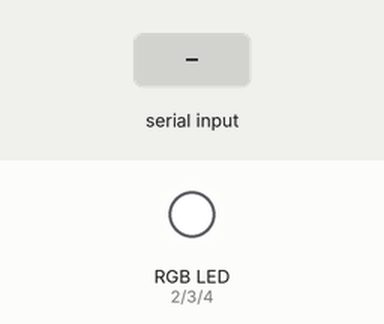
Bench run of a sketch on a simulated Arduino Uno, built with avr-gcc and run on an emulated ATmega328P. Shown: an RGB LED mixed from three pins (HIGH = lit). The test bench sets the inputs (shaded band). Dim RGB values are drawn brighter than linear.

Above: at 2.7 s.
2.8 s: "90,45,200\n" received over the second serial link
At 3.2 s:
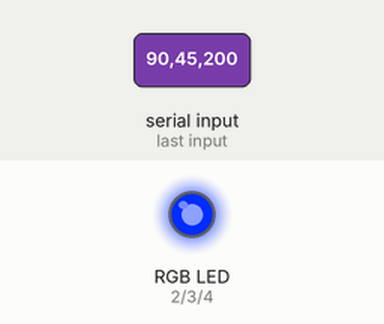
4.3 s: "30,150,10\n" received over the second serial link
At 5.5 s:
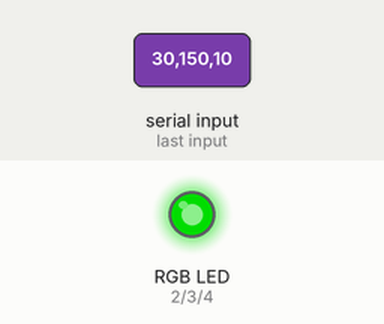
5.8 s: "1,90,45\n" received over the second serial link
At 6.7 s:
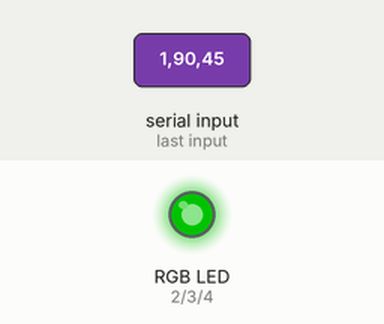
Timing chart, 0 to 8.8 s (numbered marks = the images above; inputs shaded):
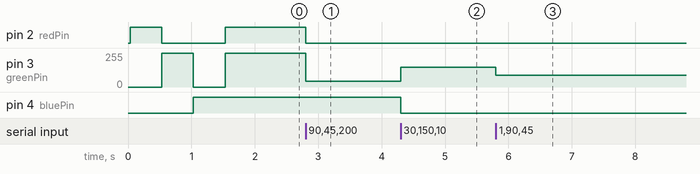

The sketch:

rgb_bluetooth_atinny_85.ino
```cpp
#include <SoftwareSerial.h>
SoftwareSerial BLU(0,1);
#define redPin 2
#define greenPin 3
#define bluePin 4
void setup()
{
  //Serial setup
  //Serial.begin(9600);
  //Serial.println("-= HC-05 Bluetooth RGB LED =-");
  BLU.begin(9600);
  BLU.println("-= HC-05 Bluetooth RGB LED =-");

  //pinMode(4, OUTPUT);
  pinMode(redPin, OUTPUT);
  pinMode(greenPin, OUTPUT);
  pinMode(bluePin, OUTPUT);
  //digitalWrite(4,HIGH);
  setColor(255, 0, 0);
  delay(500);
  setColor(0, 255, 0);
  delay(500);
  setColor(0, 0, 255);
  delay(500);
  setColor(255, 255, 255);
}
void loop()
{
  while (BLU.available() > 0)
  {
    int redInt = BLU.parseInt();
    int greenInt = BLU.parseInt();
    int blueInt = BLU.parseInt();
    redInt = constrain(redInt, 0, 255);
    greenInt = constrain(greenInt, 0, 255);
    blueInt = constrain(blueInt, 0, 255);
    if (BLU.available() > 0)
    {
      setColor(redInt, greenInt, blueInt);
      //Serial.print("Red: ");
      //Serial.print(redInt);
      //Serial.print(" Green: ");
      //Serial.print(greenInt);
      //Serial.print(" Blue: ");
      //Serial.print(blueInt);
      //Serial.println();
      while (BLU.available()) BLU.read(); // Vider le buffer bluetooth, s'il reste des caractères
    }
  }
}
void setColor(int red, int green, int blue)
{
  analogWrite(redPin, red);
  analogWrite(greenPin, green);
  analogWrite(bluePin, blue);
}
```

Measured:
- after the input at 2.8 s, pin 2 (redPin): HIGH → LOW at once; pin 3 (greenPin): 255/255 → 45/255 at once
- after the input at 4.3 s, pin 3 (greenPin): 45/255 → 150/255 at once; pin 4 (bluePin): HIGH → LOW at once
- after the input at 5.8 s, pin 3 (greenPin): 150/255 → 90/255 at once
